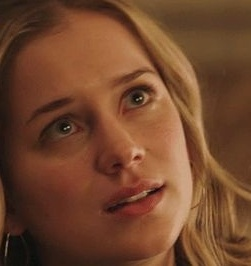
#> input picture dataset/pins_Elizabeth Lail/Elizabeth Lail108_1059.jpg, 251 x 266 px; its folder holds only this picture in this run
$ python face_recog.py
#> lines starting #> are read from the running program, lines starting #| are printed output that depends on the picture
### image_handler.py
from PIL import Image
import cv2 as cv
import numpy as np
import os
import matplotlib.pyplot as plt

# % BAGIAN INI ADALAH HANDLER IMAGE YANG DIGUNAKAN DALAM GUI (TIDAK DIGUNAKAN DALAM ALGORITMA UTAMA) %
# [8 lines left out: function SquareCropImage, not called in this run]

def ResizeImage(img, size):
# Mengembalikan image yang sudah di resize dengan ukuran size x size
    return img.resize((size, size), Image.Resampling.LANCZOS)


# % BAGIAN INI ADALAH HANDLER IMAGE YANG DIGUNAKAN DALAM ALGORITMA %
def transformMtoA(matrix):
    #I.S. matrix adalah matriks persegi
    array = np.array([])

    for i in range(len(matrix)):
        arraytemp = np.array(matrix[i])
        array = np.concatenate((array, arraytemp))
    return array.astype(int)

def collect_image(size, path = "./dataset"):
    #Try Glob if we also want to store the address
    #Perbaruin biat bisa buka folder dalam folder
    matrix = []
    matrix_name = []
    file_type=[".jpg", ".gif", ".jpeg", ".png"]
    for folder in os.listdir(path):
        if(os.path.splitext(folder)[1] not in file_type):
            folder_path = os.path.join(path,folder)
            print(folder)
            for file in os.listdir(folder_path):
                if os.path.splitext(file)[1] in file_type:
                    file_path = folder_path + "/" + file
                    img = cv.imread(file_path, cv.IMREAD_GRAYSCALE)
                    #ini method ubahnya bisa diganti mungkin
                    img = cv.resize(img, (size,size))
                    img = transformMtoA(img)
                    matrix.append(img)
                    matrix_name.append(file_path)
                    #matrix_name.append(folder)
        else:
            file_path = path + "/" + folder
            img = cv.imread(file_path, cv.IMREAD_GRAYSCALE)
            #ini method ubahnya bisa diganti mungkin
            img = cv.resize(img, (size,size))
            img = transformMtoA(img)
            matrix.append(img)
            matrix_name.append(folder)
    return np.array(matrix), matrix_name

# print(transformMtoA([[1,2,3],[4,5,6],[7,8,9]]))

# img_array, img_name = collect_image(256, "./dataset/pins_Henry Cavil")
# print(img_array)

### euclidean_distance.py
import numpy as np
from matplotlib import pyplot as plt

# [8 lines left out: function euclidean_distance, not called in this run]


#use np.mean(0) instead
def arrayMeanInt(array_of_image):
    print("Getting Mean image")
    #I.S. Array yang berisi vektor gambar
    #Rata - Rata yang dihasilkan di floor
    array_of_imageO = []
    k = len(array_of_image)
    for i in range(len(array_of_image[0])):
        print("Baris " + str(i))
        sum = 0
        count = 0
        for j in range(k):
            sum+= array_of_image[j][i]
        array_of_imageO.append(sum//k)
    return array_of_imageO

"""
Method 1: problem ineff
array_of_imageO = array_of_image[0]
count = 1
for i in range(1,len(array_of_image)):
    array_of_imageO = sum2Array(array_of_imageO, array_of_image[i])
    count +=1
for i in rang e(len(array_of_imageO)):
    array_of_imageO[i]//=count
return array_of_imageO
"""


# [46 lines left out: functions findMinDistance, getEigenface, get_column, calculateOmegaVector, displayIMG, not called in this run]


### face_recog.py
import image_handler as ih
import euclidean_distance as ed
import numpy as np
import eigen as e

def RunFaceRecognition(dataset_path, test_path):
    datasetImageArr, datasetImageName = ih.collect_image(256, dataset_path)
#> in collect_image, `img = cv.imread(file_path, cv.IMREAD_GRAYSCALE)`:
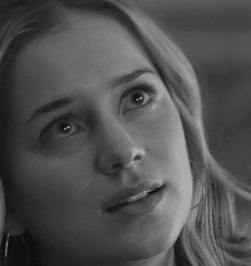
#> img: shape (266, 251); min 4, max 181, mean 80.3
#> in collect_image, `img = cv.resize(img, (size,size))`:
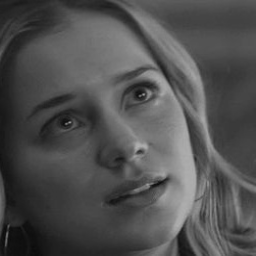
#> img: shape (256, 256); min 9, max 178, mean 80.2
#> datasetImageName = ['Elizabeth Lail108_1059.jpg']
    print("Dataset collected")
    print("Image size: ", len(datasetImageArr))
#| Image size:  1

    image_mean = np.array(ed.arrayMeanInt(datasetImageArr))
#> in arrayMeanInt, `k = len(array_of_image)`: k = 1
#> the loop in arrayMeanInt, `for i in range(len(array_of_image[0])):` made 65536 passes
#| Baris 0
#| Baris 1
#| Baris 2
#| Baris 3
#| Baris 4
#| Baris 5
#| Baris 6
#| Baris 7
#> (further printed lines are left out)
#> after the loop in arrayMeanInt, `for i in range(len(array_of_image[0])):`: array_of_imageO = 65536 items
    image_diff_transpose = np.array([[]])
#> (the run stopped early here; a loop or call above may not have finished)

$ run again, on dataset/pins_Elizabeth Lail/Elizabeth Lail167_1104.jpg
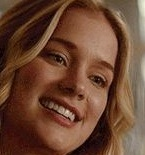
#> input picture dataset/pins_Elizabeth Lail/Elizabeth Lail167_1104.jpg, 145 x 155 px
#> in collect_image, `img = cv.imread(file_path, cv.IMREAD_GRAYSCALE)`:
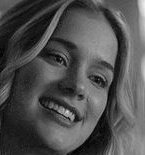
#> img: shape (155, 145); min 0, max 236, mean 79.1
#> in collect_image, `img = cv.resize(img, (size,size))`:
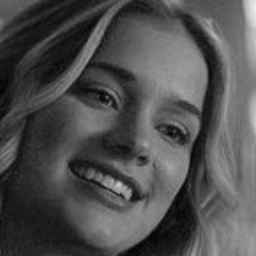
#> img: shape (256, 256); min 1, max 236, mean 79
#> datasetImageName = ['Elizabeth Lail167_1104.jpg']
#| Image size:  1
#> k = 1
#> the loop in arrayMeanInt, `for i in range(len(array_of_image[0])):` made 65536 passes
#| Baris 0
#| Baris 1
#| Baris 2
#| Baris 3
#| Baris 4
#> (further printed lines are left out)
#> after the loop in arrayMeanInt, `for i in range(len(array_of_image[0])):`: array_of_imageO = 65536 items

$ run again, on dataset/pins_Elizabeth Lail/Elizabeth Lail37_1159.jpg
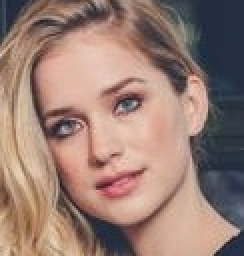
#> input picture dataset/pins_Elizabeth Lail/Elizabeth Lail37_1159.jpg, 122 x 128 px (shown 2 times larger)
#> in collect_image, `img = cv.imread(file_path, cv.IMREAD_GRAYSCALE)`:
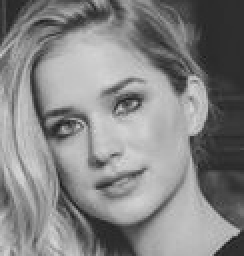
#> img: shape (128, 122) (shown 2 times larger); min 26, max 217, mean 132.5
#> in collect_image, `img = cv.resize(img, (size,size))`:
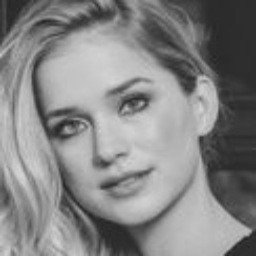
#> img: shape (256, 256); min 33, max 213, mean 132.4
#> datasetImageName = ['Elizabeth Lail37_1159.jpg']
#| Image size:  1
#> k = 1
#> the loop in arrayMeanInt, `for i in range(len(array_of_image[0])):` made 65536 passes
#| Baris 0
#| Baris 1
#| Baris 2
#| Baris 3
#| Baris 4
#> (further printed lines are left out)
#> after the loop in arrayMeanInt, `for i in range(len(array_of_image[0])):`: array_of_imageO = 65536 items

$ run again, on dataset/pins_Elizabeth Lail/Elizabeth Lail98_1209.jpg
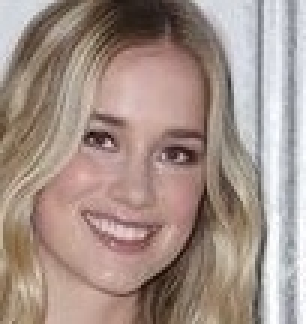
#> input picture dataset/pins_Elizabeth Lail/Elizabeth Lail98_1209.jpg, 102 x 108 px (shown 3 times larger)
#> in collect_image, `img = cv.imread(file_path, cv.IMREAD_GRAYSCALE)`:
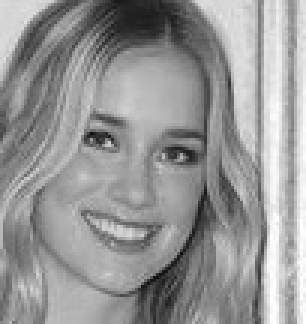
#> img: shape (108, 102) (shown 3 times larger); min 11, max 255, mean 150
#> in collect_image, `img = cv.resize(img, (size,size))`:
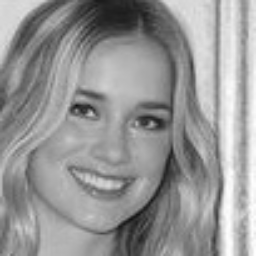
#> img: shape (256, 256); min 12, max 255, mean 149.9
#> datasetImageName = ['Elizabeth Lail98_1209.jpg']
#| Image size:  1
#> k = 1
#> the loop in arrayMeanInt, `for i in range(len(array_of_image[0])):` made 65536 passes
#| Baris 0
#| Baris 1
#| Baris 2
#| Baris 3
#| Baris 4
#> (further printed lines are left out)
#> after the loop in arrayMeanInt, `for i in range(len(array_of_image[0])):`: array_of_imageO = 65536 items

$ run again, on dataset/pins_Elizabeth Lail/Elizabeth Lail111_1062.jpg
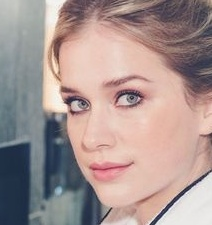
#> input picture dataset/pins_Elizabeth Lail/Elizabeth Lail111_1062.jpg, 212 x 225 px
#> in collect_image, `img = cv.imread(file_path, cv.IMREAD_GRAYSCALE)`:
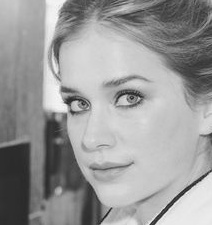
#> img: shape (225, 212); min 25, max 250, mean 153.5
#> in collect_image, `img = cv.resize(img, (size,size))`:
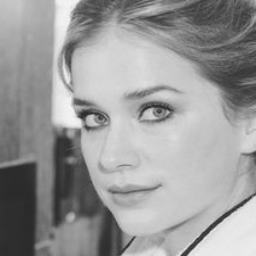
#> img: shape (256, 256); min 37, max 249, mean 153.4
#> datasetImageName = ['Elizabeth Lail111_1062.jpg']
#| Image size:  1
#> k = 1
#> the loop in arrayMeanInt, `for i in range(len(array_of_image[0])):` made 65536 passes
#| Baris 0
#| Baris 1
#| Baris 2
#| Baris 3
#| Baris 4
#> (further printed lines are left out)
#> after the loop in arrayMeanInt, `for i in range(len(array_of_image[0])):`: array_of_imageO = 65536 items
